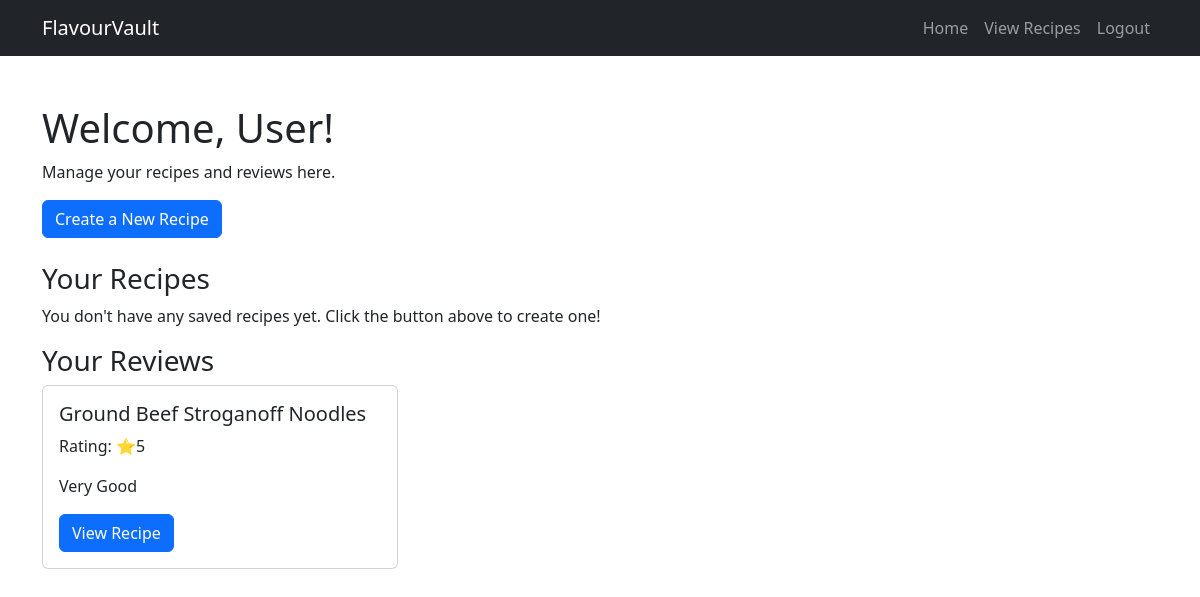
/account/ (signed in), run on the app's committed database.
### recipes/models.py (models this page shows, shortened)
class Review(models.Model):
    recipe = models.ForeignKey(Recipe, on_delete=models.CASCADE, related_name="reviews")
    user = models.ForeignKey(User, on_delete=models.CASCADE)
    rating = models.IntegerField(choices=[(1,1), (2,2), (3,3), (4,4), (5,5)])
    content = models.TextField()
    created_at = models.DateTimeField(auto_now_add=True)
    class Meta:
        unique_together = ('recipe', 'user')  # Ensures a user can only review a recipe once

class Recipe(models.Model):
    title = models.CharField(max_length=255)
    description = models.TextField()
    instructions = models.TextField()
    image = models.ImageField(upload_to='recipe_images/', null=True, blank=True)
    author = models.ForeignKey(User, on_delete=models.CASCADE)
    category = models.ForeignKey(Category, on_delete=models.SET_NULL, null=True)
    difficulty = models.CharField(
        max_length=10, choices=[("Easy", "Easy"), ("Medium", "Medium"), ("Hard", "Hard")]
    )
    created_at = models.DateTimeField(auto_now_add=True)

### recipes/views.py (the view)
# urls.py: path('account/', account_page, name='account_page'),
@login_required
def account_page(request):
    user_recipes = Recipe.objects.filter(author=request.user)
    user_reviews = Review.objects.filter(user=request.user)
    return render(request, "account.html", {
        "user": request.user,
        "user_recipes": user_recipes,
        "user_reviews": user_reviews
    })

### templates/account.html (shortened to what this page needs)
{% load static %}
<!DOCTYPE html>
<html lang="en">
<head>
    <link href="https://cdn.jsdelivr.net/npm/bootstrap@5.3.0/dist/css/bootstrap.min.css" rel="stylesheet">
</head>
<body>
    <nav class="navbar navbar-expand-lg navbar-dark bg-dark">
        <div class="container">
            <a class="navbar-brand" href="{% url 'home' %}">FlavourVault</a>
            <div class="collapse navbar-collapse" id="navbarNav">
                <ul class="navbar-nav ms-auto">
                    {% if user.is_authenticated %}
                        <li class="nav-item"><a class="nav-link" href="{% url 'home' %}">Home</a></li>
                        <li class="nav-item"><a class="nav-link" href="{% url 'recipes:recipes_page' %}">View Recipes</a></li>
                        <li class="nav-item"><a class="nav-link" href="{% url 'account_logout' %}">Logout</a></li>
                    {% endif %}
                </ul>
            </div>
        </div>
    </nav>
    <div class="container mt-5">
        <h1>Welcome, {{ user.username }}!</h1>
        <p>Manage your recipes and reviews here.</p>
        <a href="{% url 'recipes:create_recipe' %}" class="btn btn-primary mb-4">Create a New Recipe</a>
        <h3>Your Recipes</h3>
        <div class="row">
            {% for recipe in user_recipes %}
            <div class="col-md-4 mb-4">
                <div class="card">
                    {% if recipe.image %}
                    <img src="{{ recipe.image.url }}" class="card-img-top" alt="{{ recipe.title }}">
                    {% else %}
                    <img src="{% static 'images/default_recipe.jpg' %}" class="card-img-top" alt="Default Image">
                    {% endif %}
                    <div class="card-body">
                        <h5 class="card-title">{{ recipe.title }}</h5>
                        <p class="card-text">{{ recipe.description }}</p>
                        <a href="{% url 'recipes:recipe_detail_page' recipe.id %}" class="btn btn-primary">View Recipe</a>
                        <button type="button" class="btn btn-danger" data-bs-toggle="modal"
                            data-bs-target="#deleteModal{{ recipe.id }}">
                            Delete
                        </button>
                    </div>
                </div>
            </div>
            <div class="modal fade" id="deleteModal{{ recipe.id }}" tabindex="-1"
                aria-labelledby="deleteModalLabel{{ recipe.id }}" aria-hidden="true">
                <div class="modal-dialog">
                    <div class="modal-content">
                        <div class="modal-header">
                            <h5 class="modal-title" id="deleteModalLabel{{ recipe.id }}">Confirm Deletion</h5>
                            <button type="button" class="btn-close" data-bs-dismiss="modal" aria-label="Close"></button>
                        </div>
                        <div class="modal-body">
                            Are you sure you want to delete <strong>{{ recipe.title }}</strong>?
                        </div>
                        <div class="modal-footer">
                            <button type="button" class="btn btn-secondary" data-bs-dismiss="modal">Cancel</button>
                            <form method="post" action="{% url 'recipes:delete_recipe' recipe.id %}">
                                {% csrf_token %}
                                <button type="submit" class="btn btn-danger">Delete</button>
                            </form>
                        </div>
                    </div>
                </div>
            </div>
            {% empty %}
            <p>You don't have any saved recipes yet. Click the button above to create one!</p>
            {% endfor %}
        </div>
        <h3>Your Reviews</h3>
        <div class="row">
            {% for review in user_reviews %}
            <div class="col-md-4 mb-4">
                <div class="card">
                    <div class="card-body">
                        <h5 class="card-title">{{ review.recipe.title }}</h5>
                        <p class="card-text">Rating: ⭐{{ review.rating }}</p>
                        <p class="card-text">{{ review.content }}</p>
                        <a href="{% url 'recipe_detail_page' review.recipe.id %}" class="btn btn-primary">View
                            Recipe</a>
                    </div>
                </div>
            </div>
            {% empty %}
            <p>You haven't reviewed any recipes yet.</p>
            {% endfor %}
        </div>
</body>
</html>

### data on the page
Review: recipe "Ground Beef Stroganoff Noodles", rating "5", content "Very Good"

### other printed values
{{ user.username }} "User"
